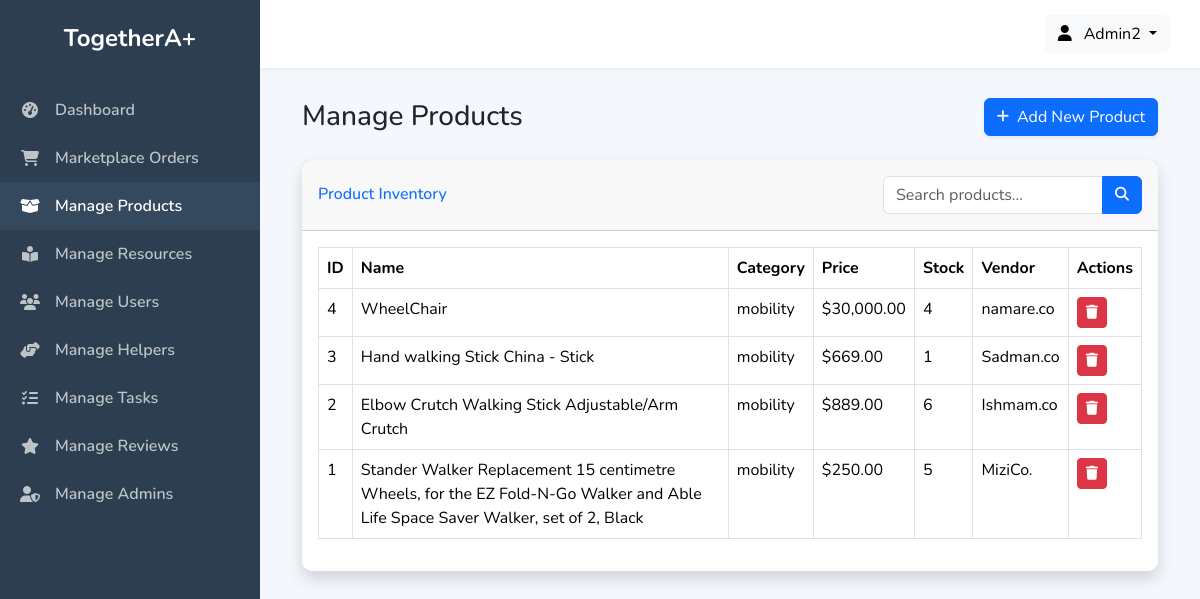
/admin_panel/manage_products.php (signed in), run on the app's committed database.
### tables this page shows
CREATE TABLE `products` (
  `product_id` int NOT NULL AUTO_INCREMENT,
  `name` varchar(255) NOT NULL,
  `description` text NOT NULL,
  `price` decimal(10,2) NOT NULL,
  `image_url` varchar(255) DEFAULT NULL,
  `stock_quantity` int NOT NULL DEFAULT '0',
  `category` varchar(100) DEFAULT NULL,
  `vendor` varchar(255) DEFAULT NULL,
  `created_at` timestamp NOT NULL DEFAULT CURRENT_TIMESTAMP,
  `updated_at` timestamp NOT NULL DEFAULT CURRENT_TIMESTAMP ON UPDATE CURRENT_TIMESTAMP,
  PRIMARY KEY (`product_id`)
);

### admin_panel/manage_products.php (the view, shortened to what this page needs)
<?php
include 'admin_header.php';
$search_term = $_GET['search'] ?? '';
$query = "SELECT product_id, name, price, stock_quantity, category, vendor
          FROM products
          WHERE name LIKE ? OR category LIKE ?
          ORDER BY created_at DESC";
$stmt = $conn->prepare($query);
$search_like = "%" . $search_term . "%";
$stmt->bind_param("ss", $search_like, $search_like);
$stmt->execute();
$products_result = $stmt->get_result();
?>
<div class="container-fluid">
    <div class="d-flex justify-content-between align-items-center mb-4">
        <h1 class="h3 mb-0 text-gray-800">Manage Products</h1>
        <a href="add_product.php" class="btn btn-primary shadow-sm">
            <i class="fas fa-plus fa-sm me-2"></i>Add New Product
        </a>
    </div>
    <div class="card shadow mb-4">
        <div class="card-header py-3 d-flex justify-content-between align-items-center">
            <h6 class="m-0 font-weight-bold text-primary">Product Inventory</h6>
            <form method="get" class="d-none d-sm-inline-block form-inline">
                <div class="input-group">
                    <input type="text" name="search" class="form-control" placeholder="Search products..." value="<?php echo htmlspecialchars($search_term); ?>">
                    <button class="btn btn-primary" type="submit">
                        <i class="fas fa-search fa-sm"></i>
                    </button>
                </div>
            </form>
        </div>
        <div class="card-body">
            <div class="table-responsive">
                <table class="table table-bordered" width="100%" cellspacing="0">
                    <thead>
                        <tr>
                            <th>ID</th>
                            <th>Name</th>
                            <th>Category</th>
                            <th>Price</th>
                            <th>Stock</th>
                            <th>Vendor</th>
                            <th>Actions</th>
                        </tr>
                    </thead>
                    <tbody>
                        <?php while($product = $products_result->fetch_assoc()): ?>
                        <tr>
                            <td><?php echo $product['product_id']; ?></td>
                            <td><?php echo htmlspecialchars($product['name']); ?></td>
                            <td><?php echo htmlspecialchars($product['category']); ?></td>
                            <td>$<?php echo number_format($product['price'], 2); ?></td>
                            <td><?php echo $product['stock_quantity']; ?></td>
                            <td><?php echo htmlspecialchars($product['vendor']); ?></td>
                            <td>
                                <form method="POST" style="display:inline-block;" onsubmit="return confirm('Are you sure you want to permanently delete this product?');">
                                    <button type="submit" name="delete_product" class="btn btn-danger btn-sm">
                                        <i class="fas fa-trash"></i>
                                    </button>
                                </form>
                            </td>
                        </tr>
                        <?php endwhile; ?>
                    </tbody>
                </table>
            </div>
        </div>
    </div>
</div>
<?php
include 'admin_footer.php';
?>

### admin_panel/admin_header.php (style rules this page uses)
:root { --sidebar-bg: #2c3e50; --sidebar-hover: #34495e; --sidebar-text: #bdc3c7; --sidebar-text-active: #ffffff; --main-bg: #f4f7fc; }
body { font-family: 'Nunito', sans-serif; background-color: var(--main-bg); }
.card { border: none; border-radius: 10px; box-shadow: 0 4px 6px rgba(0,0,0,0.05); }

### data on the page
products: product_id "4", name "WheelChair", category "mobility", price "30,000.00", stock_quantity "4", vendor "namare.co"
products: product_id "3", name "Hand walking Stick China - Stick", category "mobility", price "669.00", stock_quantity "1", vendor "Sadman.co"
products: product_id "2", name "Elbow Crutch Walking Stick Adjustable/Arm Crutch", category "mobility", price "889.00", stock_quantity "6", vendor "Ishmam.co"
products: product_id "1", name "Stander Walker Replacement 15 centimetre Wheels, for the EZ Fold-N-Go Walker and Able Life Space Saver Walker, set of 2, Black", category "mobility", price "250.00", stock_quantity "5", vendor "MiziCo."

### other printed values
$current_admin_name "Admin2"
